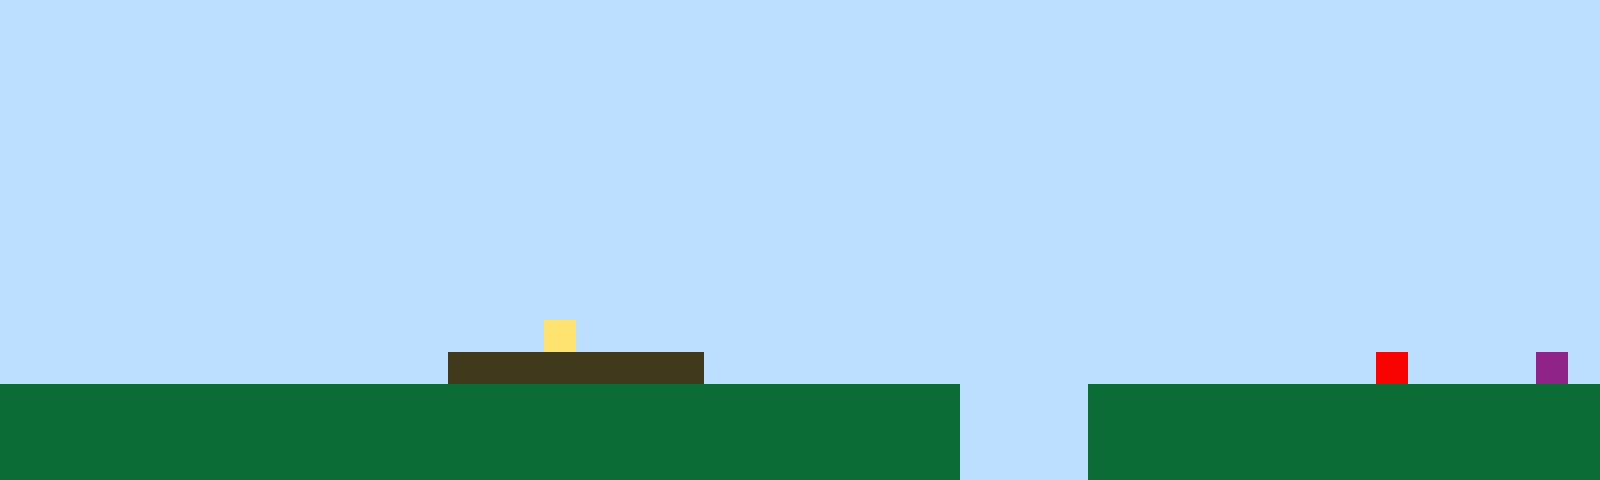

Below is a game level as drawn by its tile map, then a one-line description and the .tmx file that defines it, in full:
An orthogonal 50x15 tile map with 32x32 px tiles, 1 tile layer (Tile Layer 1).

<map version="1.10" tiledversion="1.11.2" orientation="orthogonal" renderorder="right-up" width="50" height="15" tilewidth="32" tileheight="32" infinite="0" nextlayerid="2" nextobjectid="1"><editorsettings><export target="map1.csv" format="csv" /></editorsettings><tileset firstgid="1" name="sprites" tilewidth="32" tileheight="32" tilecount="6" columns="3"><image source="sprites.png" width="96" height="64" /></tileset><layer id="1" name="Tile Layer 1" width="50" height="15"><data encoding="csv">1,1,1,1,1,1,1,1,1,1,1,1,1,1,1,1,1,1,1,1,1,1,1,1,1,1,1,1,1,1,1,1,1,1,1,1,1,1,1,1,1,1,1,1,1,1,1,1,1,1,1,1,1,1,1,1,1,1,1,1,1,1,1,1,1,1,1,1,1,1,1,1,1,1,1,1,1,1,1,1,1,1,1,1,1,1,1,1,1,1,1,1,1,1,1,1,1,1,1,1,1,1,1,1,1,1,1,1,1,1,1,1,1,1,1,1,1,1,1,1,1,1,1,1,1,1,1,1,1,1,1,1,1,1,1,1,1,1,1,1,1,1,1,1,1,1,1,1,1,1,1,1,1,1,1,1,1,1,1,1,1,1,1,1,1,1,1,1,1,1,1,1,1,1,1,1,1,1,1,1,1,1,1,1,1,1,1,1,1,1,1,1,1,1,1,1,1,1,1,1,1,1,1,1,1,1,1,1,1,1,1,1,1,1,1,1,1,1,1,1,1,1,1,1,1,1,1,1,1,1,1,1,1,1,1,1,1,1,1,1,1,1,1,1,1,1,1,1,1,1,1,1,1,1,1,1,1,1,1,1,1,1,1,1,1,1,1,1,1,1,1,1,1,1,1,1,1,1,1,1,1,1,1,1,1,1,1,1,1,1,1,1,1,1,1,1,1,1,1,1,1,1,1,1,1,1,1,1,1,1,1,1,1,1,1,1,1,1,1,1,1,1,1,1,1,1,1,1,1,1,1,1,1,1,1,1,1,1,1,1,1,1,1,1,1,1,1,1,1,1,1,1,1,1,1,1,1,1,1,1,1,1,1,1,1,1,1,1,1,1,1,1,1,1,1,1,1,1,1,1,1,1,1,1,1,1,1,1,1,1,1,1,1,1,1,1,1,1,1,1,1,1,1,1,1,1,1,1,1,1,1,1,1,1,1,1,1,1,1,1,1,1,1,1,1,1,1,1,1,1,1,1,1,1,1,1,1,1,1,1,1,1,1,1,1,1,1,1,1,1,1,1,1,1,1,1,1,1,1,1,1,1,1,1,1,1,1,1,1,1,1,1,1,1,1,1,1,1,1,1,1,1,1,1,1,1,1,1,1,1,1,1,1,1,1,1,1,1,1,1,1,1,1,1,1,1,1,1,1,1,1,1,1,1,1,1,1,4,1,1,1,1,1,1,1,1,1,1,1,1,1,1,1,1,1,1,1,1,1,1,1,1,1,1,1,1,1,1,1,1,1,1,1,1,1,1,1,1,1,1,1,1,1,1,3,3,3,3,3,3,3,3,1,1,1,1,1,1,1,1,1,1,1,1,1,1,1,1,1,1,1,1,1,5,1,1,1,1,6,1,2,2,2,2,2,2,2,2,2,2,2,2,2,2,2,2,2,2,2,2,2,2,2,2,2,2,2,2,2,2,1,1,1,1,2,2,2,2,2,2,2,2,2,2,2,2,2,2,2,2,2,2,2,2,2,2,2,2,2,2,2,2,2,2,2,2,2,2,2,2,2,2,2,2,2,2,2,2,2,2,1,1,1,1,2,2,2,2,2,2,2,2,2,2,2,2,2,2,2,2,2,2,2,2,2,2,2,2,2,2,2,2,2,2,2,2,2,2,2,2,2,2,2,2,2,2,2,2,2,2,1,1,1,1,2,2,2,2,2,2,2,2,2,2,2,2,2,2,2,2</data></layer></map>
